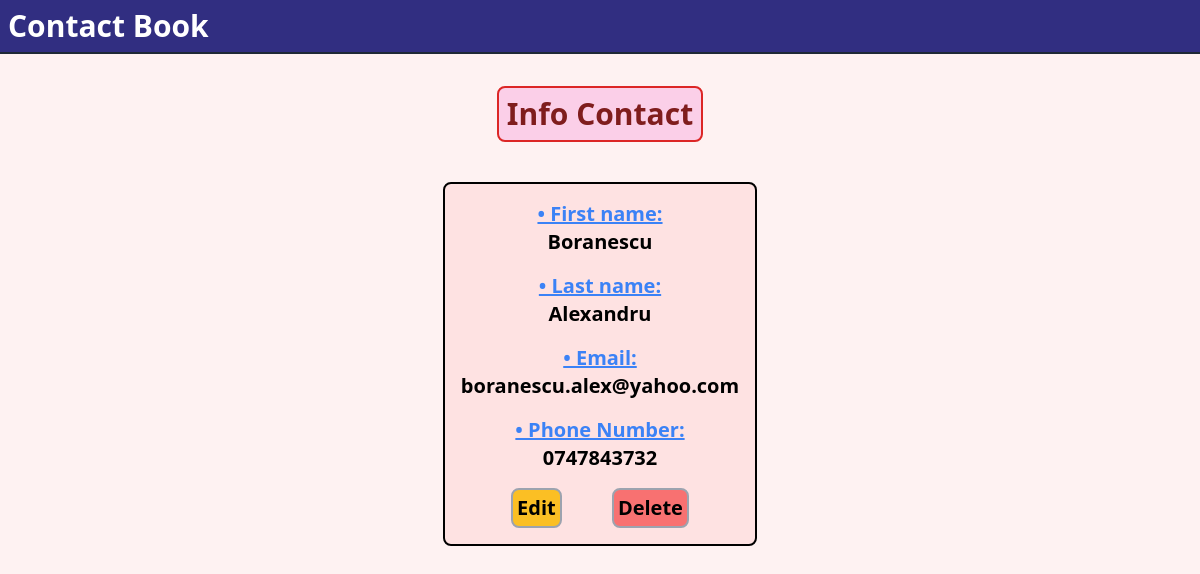
Screenshot of /info_contact/12 with the database file from the repository.
### feed/models.py (models this page shows, shortened)
class ContactBook(models.Model):
    phoneNumberRegex = RegexValidator(regex = r"^\+?1?\d{8,15}$")
    first_name = models.CharField(max_length=30, verbose_name = "first name")
    last_name = models.CharField(max_length=30)
    email = models.EmailField(max_length=100)
    phoneNumber = models.CharField(validators= [phoneNumberRegex], max_length=10, unique=True, verbose_name = "Phone Number")

### feed/views.py (the view)
# urls.py: path('info_contact/<int:pk>', info_contact, name="info_contact"),
def info_contact(request, pk):
    template = "info_contact.html"
    get_contact = ContactBook.objects.get(id=pk)
    context = {
        'get_contact': get_contact,
    }
    return render (request, template, context)

### contactbook/templates/info_contact.html (shortened to what this page needs)
{% extends 'nav.html' %}
{% block content %}
<div class="mt-8 flex justify-center ">
    <div class="no-underline text-3xl font-extrabold text-red-900 border-2 border-red-600 p-2 rounded-lg bg-pink-200">Info Contact</div>
</div>
<div class="flex justify-center">
    <div class="inline-block p-2 font-bold bg-red-100 m-10 border-2 border-solid border-black rounded-lg text-xl">
        <div class="flex flex-col items-center p-2 ">
            <span class="text-blue-500 underline">&bull; First name:</span>
            <span>{{get_contact.first_name}}</span>
        </div>
        <div class="flex flex-col items-center p-2">
            <span class="text-blue-500 underline">&bull; Last name:</span>
            <span>{{get_contact.last_name}}</span>
        </div>
        <div class="flex flex-col items-center p-2 ">
            <span class="text-blue-500 underline">&bull; Email:</span>
            <span>{{get_contact.email}}</span>
        </div>
        <div class="flex flex-col items-center p-2">
            <span class="text-blue-500 underline">&bull; Phone Number:</span>
            <span>{{get_contact.phoneNumber}}</span>
        </div>
        <div class="flex justify-evenly p-2">
            <a href="{% url 'edit_contact' get_contact.id %}" class="border-2 border-solid border-gray-400 rounded-lg p-1 text-black bg-yellow-400 ">Edit</a>
            <a href="{% url 'contactBook_detail' get_contact.id %}" class="border-2 border-solid border-gray-400 rounded-lg p-1 bg-red-400 js-delete" data-url="{% url 'contactBook_detail' get_contact.id %}">Delete</a>
        </div>
    </div>
</div>
{% endblock  %}

### rows the page displays
ContactBook: first_name "Boranescu", last_name "Alexandru", email "boranescu.alex@yahoo.com", phoneNumber "0747843732"
